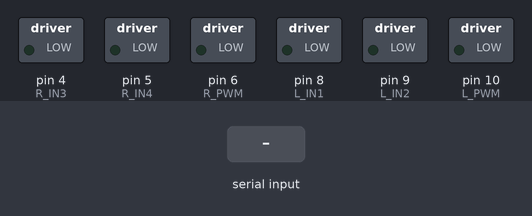
This sketch was run on a simulated Arduino Uno, built with avr-gcc and run on an emulated ATmega328P. On the bench: switched loads named in the sketch (green lamp = pin HIGH). Inputs (shaded band) come from the test bench.

Above: at 1.2 s.
1.3 s: "90,45\n" received over Serial
At 2.7 s:
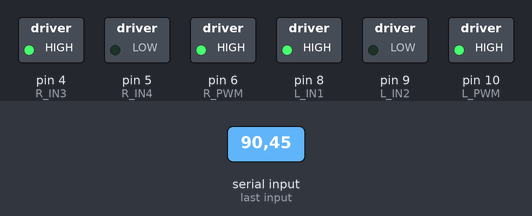
Timing chart, 0 to 4.3 s (numbered marks = the images above; inputs shaded):
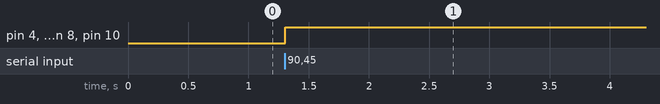

Measured:
- after the input at 1.3 s, pin 4 (R_IN3), pin 6 (R_PWM), pin 8 (L_IN1), pin 10 (L_PWM): LOW → HIGH at once

The sketch:

wheel_chair.ino
```cpp
const int L_IN1 = 8;
const int L_IN2 = 9;
const int L_PWM = 10;


const int R_IN3 = 4;
const int R_IN4 = 5;
const int R_PWM = 6;

void setup() {

  Serial.begin(9600);

  pinMode(L_IN1, OUTPUT);
  pinMode(L_IN2, OUTPUT);
  pinMode(L_PWM, OUTPUT);

  pinMode(R_IN3, OUTPUT);
  pinMode(R_IN4, OUTPUT);
  pinMode(R_PWM, OUTPUT);
}

void loop() {

  if (Serial.available() > 0) {
    // Baca string masuk sampai menemukan karakter newline (\n)
    String data = Serial.readStringUntil('\n');


    int commaIndex = data.indexOf(',');

    if (commaIndex > 0) {

      float speed_l = data.substring(0, commaIndex).toFloat();
      float speed_r = data.substring(commaIndex + 1).toFloat();


      setMotor(L_IN1, L_IN2, L_PWM, speed_l);
      setMotor(R_IN3, R_IN4, R_PWM, speed_r);
    }
  }
}

void setMotor(int pin_in1, int pin_in2, int pin_pwm, float speed) {
  int pwm_val = constrain(abs(speed) * 255, 0, 255);

  if (speed > 0) {
    digitalWrite(pin_in1, HIGH);
    digitalWrite(pin_in2, LOW);
  } else if (speed < 0) {
    digitalWrite(pin_in1, LOW);
    digitalWrite(pin_in2, HIGH);
  } else { //
    digitalWrite(pin_in1, LOW);
    digitalWrite(pin_in2, LOW);
  }
  analogWrite(pin_pwm, pwm_val);
}
```
